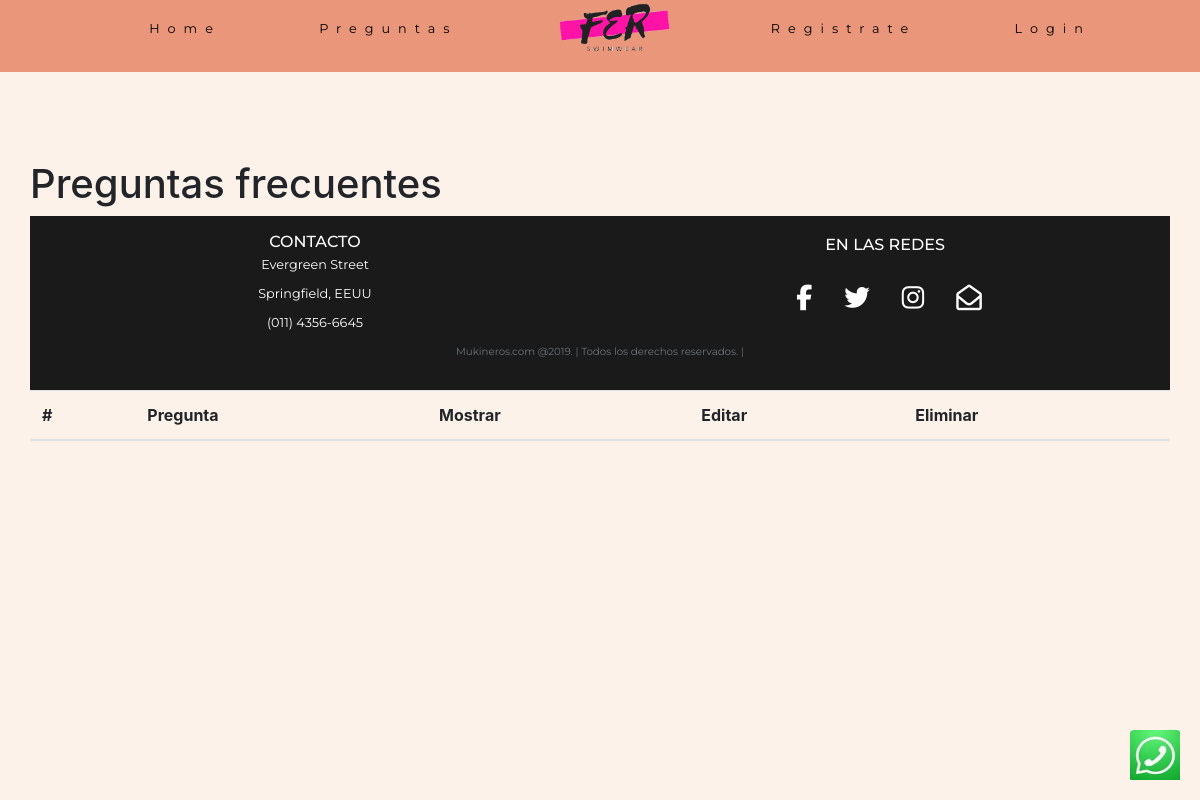
Before: /faq.php with the older database file.
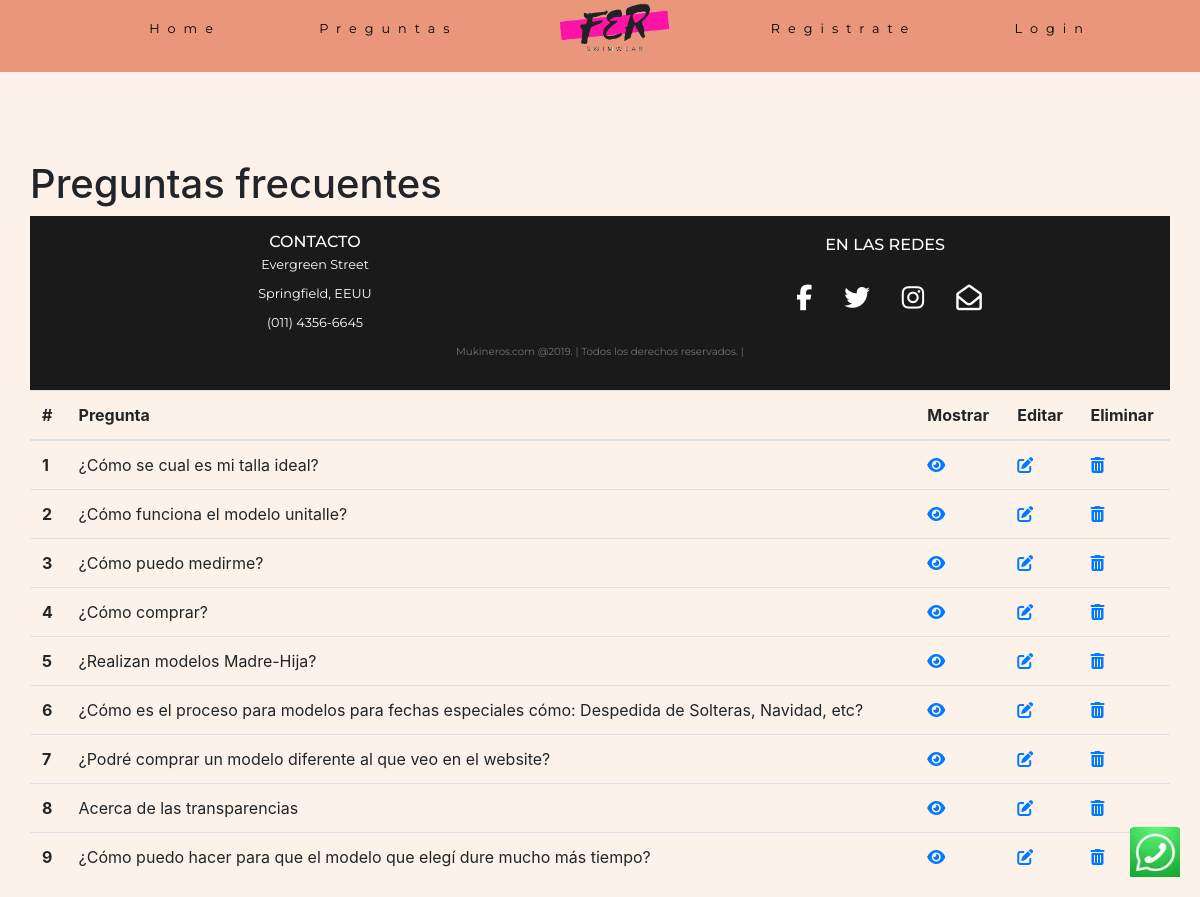
After: the same page with the newer database file.
### tables this page shows
CREATE TABLE `faq` (
  `id` int(11) NOT NULL AUTO_INCREMENT,
  `question` varchar(200) DEFAULT NULL,
  `answer` varchar(45) DEFAULT NULL,
  PRIMARY KEY (`id`)
);

### clases/Preguntas.php (called while the page is built, shortened)
<?php
class Preguntas{
    static public function listado($pdo,$tabla){
        $sql="select $tabla.id, $tabla.question, $tabla.answer from $tabla";
        $consulta= $pdo->query($sql);
        $listado=$consulta->fetchall(PDO::FETCH_ASSOC);
        return $listado;
    }
}

### faq.php (the view, shortened to what this page needs)
<?php
include_once('navbar.php');
require_once('autoload.php');
$listadoPreguntas = Preguntas::listado($pdo,'faq');
?>
<!DOCTYPE html>
<html lang="en">
<head>
    <link rel="stylesheet" href="https://stackpath.bootstrapcdn.com/bootstrap/4.3.1/css/bootstrap.min.css" />
    <link rel="stylesheet" type="text/css" href="css/master.css?v=<?php echo time(); ?>">
</head>
<body>
<div class="container">
    <div class="">
      <h1>Preguntas frecuentes</h1>
    </div>
      <div class="">
        <table class="table">
          <thead>
            <tr>
              <th scope="col">#</th>
              <th scope="col">Pregunta</th>
              <th scope="col">Mostrar</th>
              <th scope="col">Editar</th>
              <th scope="col">Eliminar</th>
            </tr>
          </thead>
          <tbody>
              <?php foreach ($listadoPreguntas as $key => $value):?>
                <tr>
                  <th scope="row"><?= $value["id"] ?></th>
                  <td><?=$value["question"];?></td>
                  <td><a href="detallePregunta.php?id=<?=$value['id'];?>">
                        <i class="fas fa-eye"></i>
                      </a>
                  </td>
                  <td><a href="modificarPregunta.php?id=<?=$value['id'];?>">
                        <i class="fas fa-edit"></i>
                      </a>
                  </td>
                  <td><a href="eliminarPregunta.php?id=<?=$value['id'];?>">
                        <i class="fas fa-trash-alt"></i>
                      </a>
                  </td>
                </tr>
              <?php endforeach;?>
          </tbody>
      </div>
  </div>
    <div class="btn-whatsapp">
    <a href="whatsapp://send?text= http://localhost/E-CommerceDH-master/" data-action="share/whatsapp/share"><img border="0" src="img/whatsapp33.jpg" width="50px" height="50px"></a>
    </div>
  <?php
include_once('footer.php');
?>
</body>
</html>

### navbar.php (shortened to what this page needs)
<!DOCTYPE html>
<html lang="en">
<head>
    <link rel="stylesheet" href="css/master.css">
</head>
<body>
    <nav class="fixed-top">
        <ul class="navlinks">
            <li><a href="index.php">Home</a></li>
            <li><a href="preguntas.php">Preguntas</a></li>
            <li><a href="index.php"><img src="img/logo.png" alt=""></a></li>
            <li><a href="registro.php">Registrate</a></li>
            <li><a href="login.php">Login</a></li>
        </ul>
    </nav>
</body>
</html>

### footer.php (shortened to what this page needs)
<!DOCTYPE html>
<html lang="es">
  <head>
    <link rel="stylesheet" href="https://stackpath.bootstrapcdn.com/bootstrap/4.3.1/css/bootstrap.min.css" />
    <link rel="stylesheet" type="text/css" href="css/master.css?v=<?php echo time(); ?>">
</head>
<body>
<footer class="footer mt-auto py-3">
  <section class="fmain">
        <div class="contact">
            <h6>CONTACTO</h6>
            <p>Evergreen Street</p>
            <p>Springfield, EEUU</p>
            <p><a href="tel:+541143566645"></a>(011) 4356-6645</p>
        </div>
        <div class="social">
            <h6>EN LAS REDES</h6>
                <section class="fsocial">
                  <ul>
                    <li><a href="https://www.facebook.com/"><i class="fab fa-facebook-f fa-2x"></i></a></li>
                    <li><a href="https://twitter.com/"><i class="fab fa-twitter fa-2x"></i></a></li>
                    <li><a href="https://www.instagram.com/"><i class="fab fa-instagram fa-2x"></i></a></li>
                    <li><a href="mailto:info@ferswim.com.ar"><i class="far fa-envelope-open fa-2x"></i></a></li>
                  </ul>
                </section>
        </div>
        <div class="legal">
                  <p class="text-muted small">Mukineros.com @2019. | Todos los derechos reservados. |</p>
        </div>
</section>
</footer>
</body>

### css/master.css (style rules this page uses)
* { margin: 0 auto; padding: auto; box-sizing: border-box; }
body { display: flex; flex-direction: column; margin: 0; background-color: #fdf2e9; min-height: 100vh; }
.fixed-top { width: 100%; }
nav { display: flex; justify-content: space-between; align-items: center; min-height: 8vh; width: 100%; background-color: darksalmon; font-family: 'Montserrat', sans-serif; }
.navlinks img { height: 3.5rem; }
.navlinks { display: flex; width: 90%; justify-content: space-around; align-items: center; list-style: none; letter-spacing: 0.5rem; }
.navlinks a { color: #000000; text-decoration: none; font-size: 0.8rem; transition: all 0.5s ease-in; }
.fab { text-decoration: none; color: white; }
.far { text-decoration: none; color: white; }
.container { padding-top: 20vh; padding-left: 0; padding-right: 0; }
footer { font-family: 'Montserrat', sans-serif; font-size: 0.8rem; line-height: 0.8rem; background-color:#1A1A1A; width: 100%; max-height: 25%; color: white; position: relative; margin-bottom: 0; z-index: 1; }
.fmain { width: 100%; height: 100%; display: flex; flex-direction: row; justify-content: space-around; flex-wrap: wrap; }
.contact { display: flex; flex-direction: column; min-width: 50%; order: 1; }
.social { display: flex; flex-direction: column; min-width: 50%; order: 2; justify-content: space-around; }
.fsocial { display: flex; flex-direction: row; justify-content: center; }
.fsocial ul { list-style: none; display: flex; flex-direction: row; }
.fsocial li { margin: 0rem auto; padding: 1rem 2rem 1rem 0rem; text-align: center; }
.legal { display: flex; text-align: center; justify-content: center; width: 90%; order: 3; }
.btn-whatsapp { display:block; position: fixed; right:20px; bottom:20px; z-index: 2; }

Changed rows visible on the page:
added faq: id "1", question "¿Cómo se cual es mi talla ideal?"
added faq: id "2", question "¿Cómo funciona el modelo unitalle?"
added faq: id "3", question "¿Cómo puedo medirme?"
added faq: id "4", question "¿Cómo comprar?"
added faq: id "5", question "¿Realizan modelos Madre-Hija?"
added faq: id "6", question "¿Cómo es el proceso para modelos para fechas especiales cómo: Despedida de Solteras, Navidad, etc?"
added faq: id "7", question "¿Podré comprar un modelo diferente al que veo en el website?"
added faq: id "8", question "Acerca de las transparencias"
added faq: id "9", question "¿Cómo puedo hacer para que el modelo que elegí dure mucho más tiempo?"
